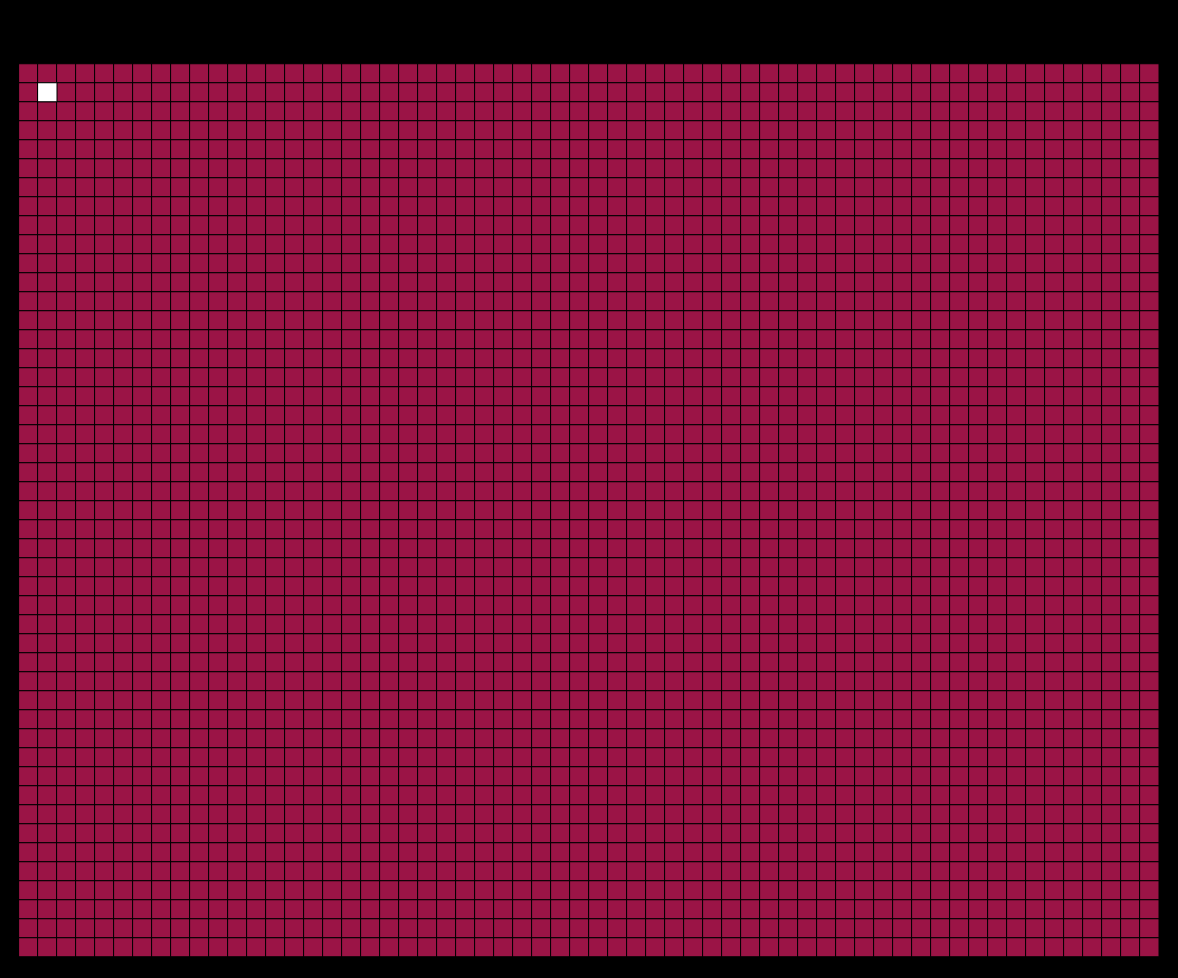
Frame 1 (no input)
Frame 60 (no input): identical to frame 1, image omitted
Frame 120 (the mouse pressed at the canvas centre since frame 60): identical to frame 1, image omitted

The p5.js sketch that drew this single still picture (run headless with seeded random() and noise() and a simulated clock; from frame 60 on, the mouse is pressed at the canvas centre):

// p5.js sketch
// ── sketch.js
// SNAKE
// started 8-18-20

var bgcolor = 0;
var cellsize = 19;

var L, headx, heady;
var headxs = [];
var headys = [];
var cellxs = [];
var cellys = [];
var snakes = [];
var rows, cols;
var xdir = 0;
var ydir = 0;
var fr = 60;

var xoff, yoff;

function setup() {
    var cnv = createCanvas(window.innerWidth - 22, window.innerHeight - 22);
    var cnvx = (windowWidth - width) / 2;
    var cnvy = (windowHeight - height) / 2;
    cnv.position(cnvx, cnvy);

    frameRate(fr);

    newSnake();

    rows = floor(height / (cellsize) - 4);
    cols = floor(width / (cellsize) - 2);

    yoff = 3 * (height - (rows * cellsize)) / 4;
    xoff = (width - (cols * cellsize)) / 2;

    for (let j = 0; j < cols; j++) {
        for (let i = 0; i < rows; i++) {
            append(cellys, i * cellsize + yoff);
            append(cellxs, j * cellsize + xoff);
        }
    }

    //noStroke();
}

function draw() {
    background(bgcolor);

    rows = floor(height / (cellsize + 2));
    cols = floor(width / (cellsize + 2));

    for (let i = 0; i < cellxs.length; i++) {
        fill(155, 20, 70);
        rect(cellxs[i], cellys[i], cellsize, cellsize);
    }

    for (var i = 0; i < snakes.length; i++) {
        snakes[i].show();
        snakes[i].move();
    }



    // CONTROLS
    if (keyIsDown(38)) {
        ydir = -1;
        xdir = 0;
    } else if (keyIsDown(39)) {
        xdir = 1;
        ydir = 0;
    } else if (keyIsDown(40)) {
        ydir = 1;
        xdir = 0;
    } else if (keyIsDown(37)) {
        xdir = -1;
        ydir = 0;
    }
}

class Snake {
    constructor(L, headx, heady) {
        this.L = L;
        this.headx = headx;
        this.heady = heady;
        append(headxs, this.headx);
        append(headys, this.heady);
    }

    move() {
        for (var i = 0; i < L; i++) {
            if (xdir == 1) {
                headxs[i] += cellsize;
            } else if (xdir == -1) {
                headxs[i] -= cellsize;
            }
            if (ydir == 1) {
                headys[i] += cellsize;
            } else if (ydir == -1) {
                headys[i] -= cellsize;
            }
        }
    }

    show() {
        for (var i = 0; i < L; i++) {
            fill(255);
            rect(headxs[i]+xoff, headys[i]+yoff, cellsize, cellsize);
        }
    }
}

function newSnake() {
    L = 1;

    for (var i = 0; i < 1; i++) {
        headx = cellsize;
        heady = cellsize;
        var s = new Snake(L, headx, heady);
        snakes.push(s);
    }
}

function reset() {
    xdir = 0;
    ydir = 0;

    headxs = [19];
    headys = [19];
    snakes = [];
    newSnake();
}

function keyPressed() {

}
